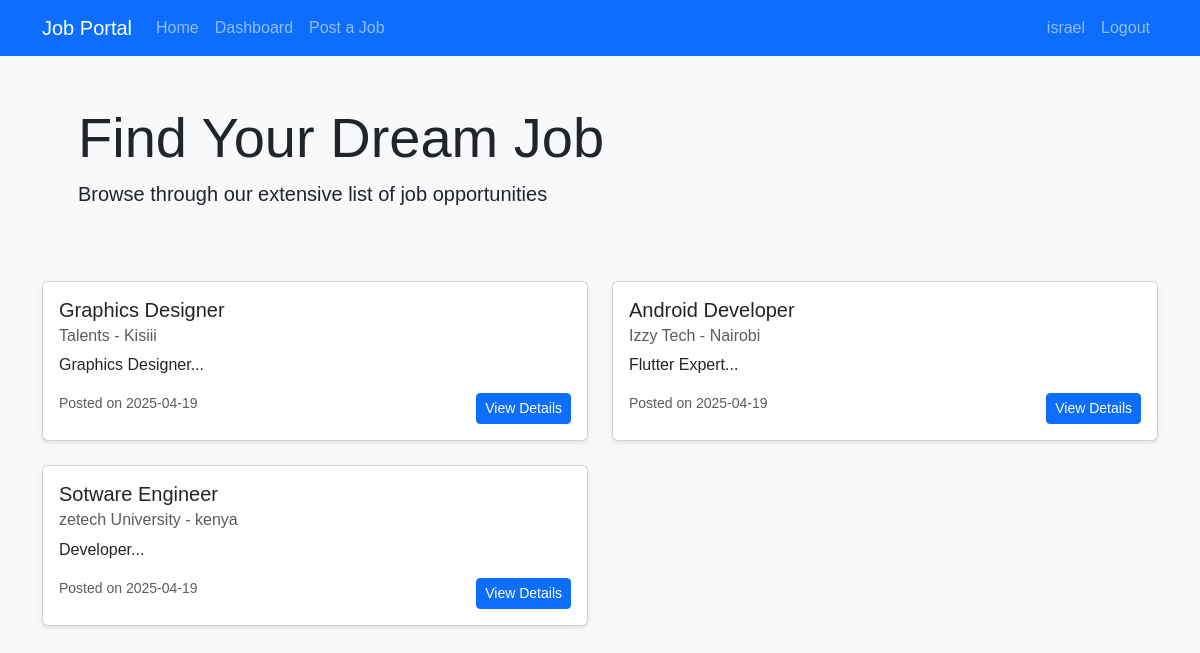
The app's page / (signed in) with its own data.
### models.py (models this page shows, shortened)
class User(UserMixin, db.Model):
    id = db.Column(db.Integer, primary_key=True)
    username = db.Column(db.String(64), index=True, unique=True)
    email = db.Column(db.String(120), index=True, unique=True)
    password_hash = db.Column(db.String(128))
    is_employer = db.Column(db.Boolean, default=False)
    jobs = db.relationship('Job', backref='author', lazy='dynamic')
    applications = db.relationship('Application', backref='applicant', lazy='dynamic')

class Job(db.Model):
    id = db.Column(db.Integer, primary_key=True)
    title = db.Column(db.String(100))
    description = db.Column(db.Text)
    company = db.Column(db.String(100))
    location = db.Column(db.String(100))
    salary = db.Column(db.String(50))
    requirements = db.Column(db.Text)
    date_posted = db.Column(db.DateTime, default=datetime.utcnow)
    user_id = db.Column(db.Integer, db.ForeignKey('user.id'))
    applications = db.relationship('Application', backref='job', lazy='dynamic')

### app.py (the view)
@app.route('/')
def index():
    jobs = Job.query.order_by(Job.date_posted.desc()).all()
    return render_template('index.html', jobs=jobs)

### app.py (called while the page is built)
@login.user_loader
def load_user(id):
    return User.query.get(int(id))

### templates/index.html
{% extends "base.html" %}
{% block content %}
<div class="jumbotron p-4 bg-light rounded-3">
    <div class="container">
        <h1 class="display-4">Find Your Dream Job</h1>
        <p class="lead">Browse through our extensive list of job opportunities</p>
    </div>
</div>
<div class="row mt-4">
    {% for job in jobs %}
    <div class="col-md-6 mb-4">
        <div class="card">
            <div class="card-body">
                <h5 class="card-title">{{ job.title }}</h5>
                <h6 class="card-subtitle mb-2 text-muted">{{ job.company }} - {{ job.location }}</h6>
                <p class="card-text">{{ job.description[:150] }}...</p>
                <div class="d-flex justify-content-between">
                    <small class="text-muted">Posted on {{ job.date_posted.strftime('%Y-%m-%d') }}</small>
                    <a href="{{ url_for('view_job', job_id=job.id) }}" class="btn btn-primary btn-sm">View Details</a>
                </div>
            </div>
        </div>
    </div>
    {% endfor %}
</div>
{% endblock %}

### templates/base.html (shortened to what this page needs)
<!DOCTYPE html>
<html lang="en">
<head>
    <link rel="stylesheet" href="https://cdnjs.cloudflare.com/ajax/libs/bootstrap/5.3.0/css/bootstrap.min.css">
    <link rel="stylesheet" href="{{ url_for('static', filename='css/style.css') }}">
</head>
<body>
    <nav class="navbar navbar-expand-lg navbar-dark bg-primary">
        <div class="container">
            <a class="navbar-brand" href="{{ url_for('index') }}">Job Portal</a>
            <div class="collapse navbar-collapse" id="navbarNav">
                <ul class="navbar-nav me-auto">
                    <li class="nav-item">
                        <a class="nav-link" href="{{ url_for('index') }}">Home</a>
                    </li>
                    {% if current_user.is_authenticated %}
                    <li class="nav-item">
                        <a class="nav-link" href="{{ url_for('dashboard') }}">Dashboard</a>
                    </li>
                    {% if current_user.is_employer %}
                    <li class="nav-item">
                        <a class="nav-link" href="{{ url_for('post_job') }}">Post a Job</a>
                    </li>
                    {% endif %}
                    {% endif %}
                </ul>
                <ul class="navbar-nav">
                    {% if current_user.is_anonymous %}
                    <li class="nav-item">
                        <a class="nav-link" href="{{ url_for('login') }}">Login</a>
                    </li>
                    <li class="nav-item">
                        <a class="nav-link" href="{{ url_for('register') }}">Register</a>
                    </li>
                    {% else %}
                    <li class="nav-item">
                        <span class="nav-link">{{ current_user.username }}</span>
                    </li>
                    <li class="nav-item">
                        <a class="nav-link" href="{{ url_for('logout') }}">Logout</a>
                    </li>
                    {% endif %}
                </ul>
            </div>
        </div>
    </nav>
    <div class="container mt-4">
        {% block content %}{% endblock %}
    </div>
</body>
</html>

### static/css/style.css (style rules this page uses)
body { font-family: 'Arial', sans-serif; background-color: #f8f9fa; }
.navbar { margin-bottom: 20px; }
.jumbotron { background-color: #e9ecef; padding: 2rem; margin-bottom: 2rem; border-radius: 0.3rem; }
.card { box-shadow: 0 2px 5px rgba(0, 0, 0, 0.1); transition: all 0.3s ease; }
.btn-primary { background-color: #0d6efd; border-color: #0d6efd; }

### records on screen
User: username "israel"
Job: title "Graphics Designer", company "Talents", location "Kisiii", description "Graphics Designer", date_posted "2025-04-19"
Job: title "Android Developer", company "Izzy Tech", location "Nairobi", description "Flutter Expert", date_posted "2025-04-19"
Job: title "Sotware Engineer", company "zetech University", location "kenya", description "Developer", date_posted "2025-04-19"
